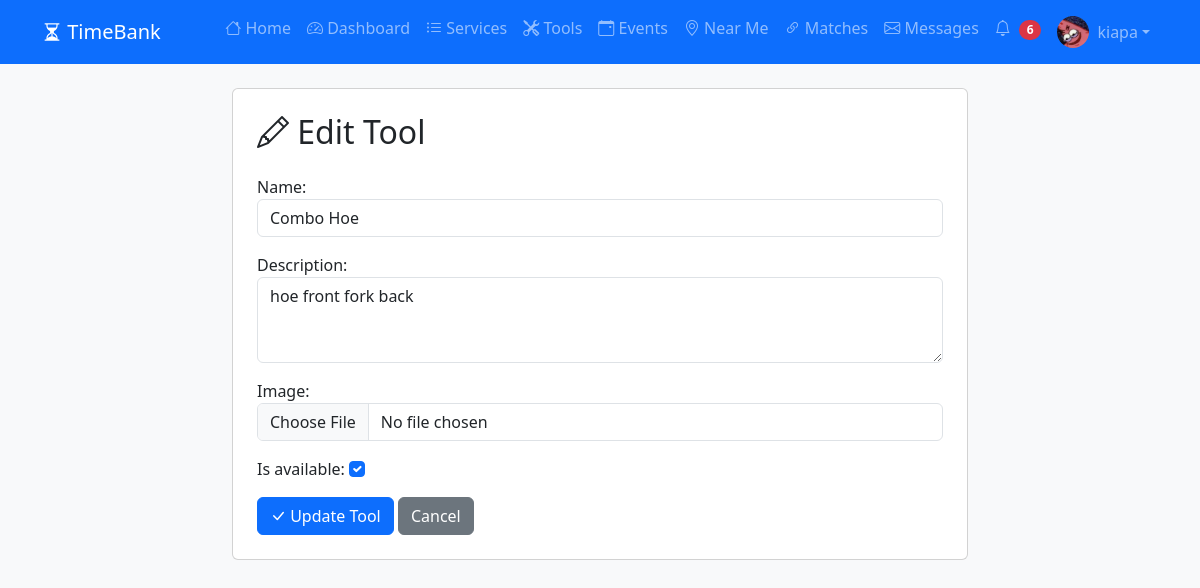
Page /tools/3/edit/ (signed in) on the committed database.
### myapp/models.py (models this page shows, shortened)
class Profile(models.Model):
    user = models.OneToOneField(User, on_delete=models.CASCADE)
    time_credits = models.DecimalField(max_digits=10, decimal_places=2, default=0.00)
    bio = models.TextField(blank=True)
    location = models.CharField(max_length=100, help_text="Neighborhood or City")
    phone = models.CharField(max_length=20, blank=True)
    profile_picture = models.ImageField(upload_to='profiles/', blank=True, null=True)
    latitude = models.DecimalField(max_digits=9, decimal_places=6, null=True, blank=True)
    longitude = models.DecimalField(max_digits=9, decimal_places=6, null=True, blank=True)
    is_available = models.BooleanField(default=True, help_text="Available to help others")
    created_at = models.DateTimeField(auto_now_add=True)

class Tool(models.Model):
    owner = models.ForeignKey(User, on_delete=models.CASCADE, related_name='tools')
    name = models.CharField(max_length=100)
    description = models.TextField()
    image = models.ImageField(upload_to='tools/', blank=True, null=True)
    is_available = models.BooleanField(default=True)

### myapp/views.py (the view)
# urls.py: path('tools/<int:pk>/edit/', views.tool_edit, name='tool_edit'),
@login_required
def tool_edit(request, pk):
    tool = get_object_or_404(Tool, pk=pk, owner=request.user)
    if request.method == 'POST':
        form = ToolForm(request.POST, request.FILES, instance=tool)
        if form.is_valid():
            form.save()
            messages.success(request, f'{tool.name} updated successfully!')
            return redirect('tool_detail', pk=tool.pk)
    else:
        form = ToolForm(instance=tool)
    context = {
        'form': form,
        'tool': tool,
        'is_edit': True,
    }
    return render(request, 'tools/create.html', context)

### myapp/form.py
class ToolForm(forms.ModelForm):
    class Meta:
        model = Tool
        fields = ['name', 'description', 'image', 'is_available']
        widgets = {
            'name': forms.TextInput(attrs={'class': 'form-control'}),
            'description': forms.Textarea(attrs={'class': 'form-control', 'rows': 3}),
            'image': forms.FileInput(attrs={'class': 'form-control'}),
            'is_available': forms.CheckboxInput(attrs={'class': 'form-check-input'}),
        }

### myapp/templates/tools/create.html (shortened to what this page needs)
{% extends 'base.html' %}
{% block content %}
<div class="row justify-content-center">
    <div class="col-md-8">
        <div class="card">
            <div class="card-body p-4">
                <h2 class="mb-4">
                    {% if is_edit %}
                    <i class="bi bi-pencil"></i> Edit Tool
                    {% else %}
                    <i class="bi bi-plus-circle"></i> Add Tool to Library
                    {% endif %}
                </h2>
                <form method="post" enctype="multipart/form-data">
                    {{ form.as_p }}
                    <button type="submit" class="btn btn-primary">
                        {% if is_edit %}
                        <i class="bi bi-check-lg"></i> Update Tool
                        {% else %}
                        <i class="bi bi-plus-lg"></i> Add Tool
                        {% endif %}
                    </button>
                    <a href="{% if is_edit %}{% url 'tool_detail' tool.pk %}{% else %}{% url 'tool_browse' %}{% endif %}" class="btn btn-secondary">Cancel</a>
                </form>
            </div>
        </div>
    </div>
</div>
{% endblock %}

### myapp/templates/base.html (shortened to what this page needs)
<!DOCTYPE html>
<html lang="en">
<head>
    <link href="https://cdn.jsdelivr.net/npm/bootstrap@5.3.0/dist/css/bootstrap.min.css" rel="stylesheet">
    <link rel="stylesheet" href="https://cdn.jsdelivr.net/npm/bootstrap-icons@1.11.0/font/bootstrap-icons.css">
    <link rel="stylesheet" href="https://unpkg.com/leaflet@1.9.4/dist/leaflet.css" />
</head>
<body class="bg-light">
    <nav class="navbar navbar-expand-lg navbar-dark bg-primary">
        <div class="container">
            <a class="navbar-brand" href="{% url 'home' %}">
                <i class="bi bi-hourglass-split"></i> TimeBank
            </a>
            <div class="collapse navbar-collapse" id="navbarNav">
                <ul class="navbar-nav ms-auto">
                    <li class="nav-item">
                        <a class="nav-link" href="{% url 'home' %}">
                            <i class="bi bi-house"></i> Home
                        </a>
                    </li>
                    {% if user.is_authenticated %}
                    <li class="nav-item">
                        <a class="nav-link" href="{% url 'dashboard' %}">
                            <i class="bi bi-speedometer2"></i> Dashboard
                        </a>
                    </li>
                    {% endif %}
                    <li class="nav-item">
                        <a class="nav-link" href="{% url 'listing_browse' %}">
                            <i class="bi bi-list-ul"></i> Services
                        </a>
                    </li>
                    <li class="nav-item">
                        <a class="nav-link" href="{% url 'tool_browse' %}">
                            <i class="bi bi-tools"></i> Tools
                        </a>
                    </li>
                    <li class="nav-item">
                        <a class="nav-link" href="{% url 'event_browse' %}">
                            <i class="bi bi-calendar-event"></i> Events
                        </a>
                    </li>
                    <li class="nav-item">
                        <a class="nav-link" href="{% url 'map_view' %}">
                            <i class="bi bi-geo-alt"></i> Near Me
                        </a>
                    </li>
                    {% if user.is_authenticated %}
                    <li class="nav-item">
                        <a class="nav-link" href="{% url 'find_matches' %}">
                            <i class="bi bi-link-45deg"></i> Matches
                        </a>
                    </li>
                    <li class="nav-item">
                        <a class="nav-link position-relative" href="{% url 'inbox' %}">
                            <i class="bi bi-envelope"></i> Messages
                        </a>
                    </li>
                    <li class="nav-item">
                        <a class="nav-link position-relative" href="{% url 'notifications' %}">
                            <i class="bi bi-bell"></i>
                        </a>
                    </li>
                    <li class="nav-item dropdown">
                        <a class="nav-link dropdown-toggle d-flex align-items-center" href="#" id="userDropdown" role="button" data-bs-toggle="dropdown">
                            {% if user.profile.profile_picture %}
                                <img src="{{ user.profile.profile_picture.url }}"
                                     class="rounded-circle me-2"
                                     width="32"
                                     height="32"
                                     style="object-fit: cover;"
                                     alt="{{ user.username }}">
                            {% else %}
                                <div class="rounded-circle bg-primary text-white d-flex align-items-center justify-content-center me-2"
                                     style="width: 32px; height: 32px; font-size: 14px; font-weight: bold;">
                                    {{ user.username|first|upper }}
                                </div>
                            {% endif %}
                            {{ user.username }}
                        </a>
                    </li>
                    {% endif %}
                </ul>
            </div>
        </div>
    </nav>
    <div class="container mt-4">
        {% block content %}
        {% endblock %}
    </div>
</body>
</html>

### rows in the picture
Tool: name "Combo Hoe", description "hoe front fork back", is_available "☑"

### other values in the picture
{{ user.username }} "kiapa"
